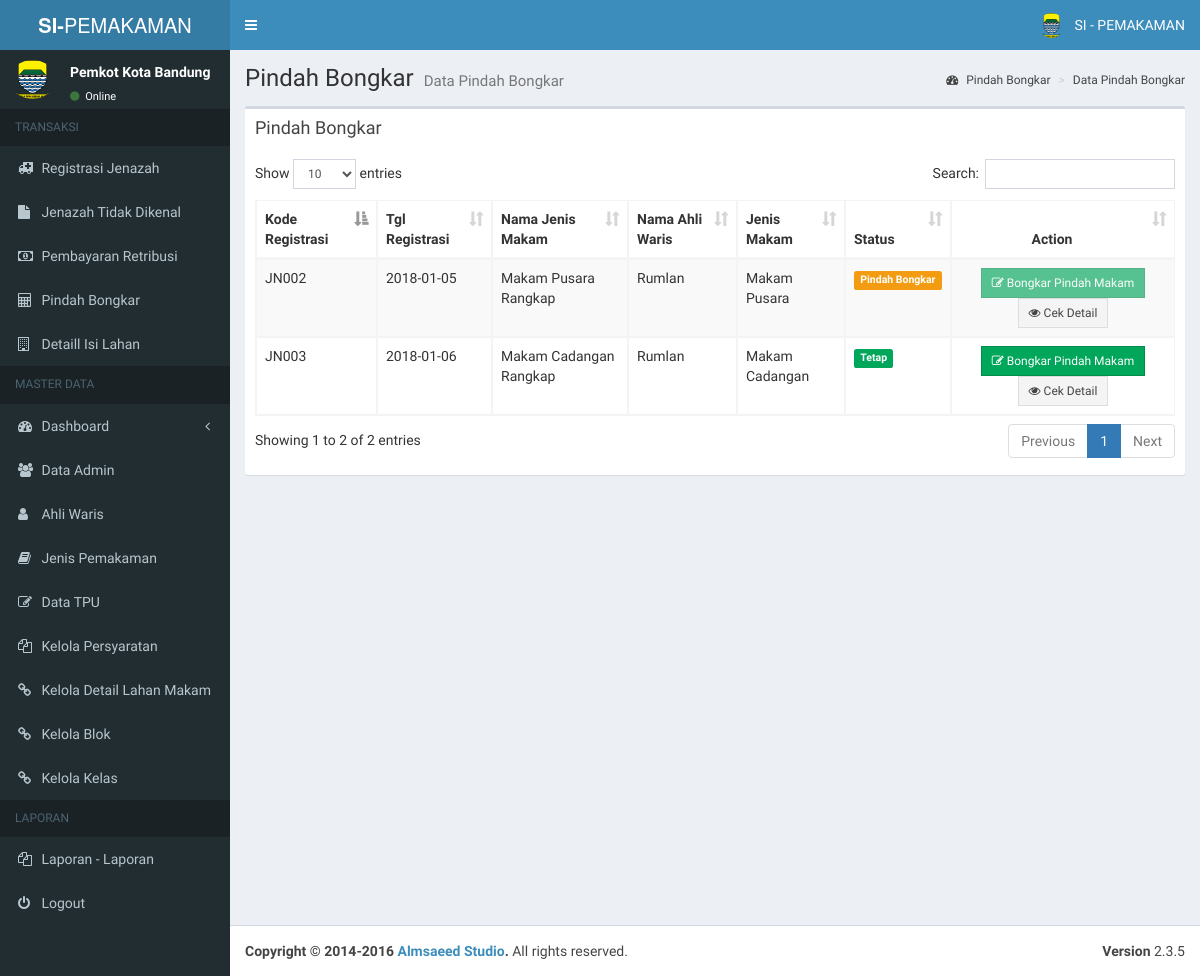
Before: /pages/admin/kelola_bongkar.php (signed in) with the older database file.
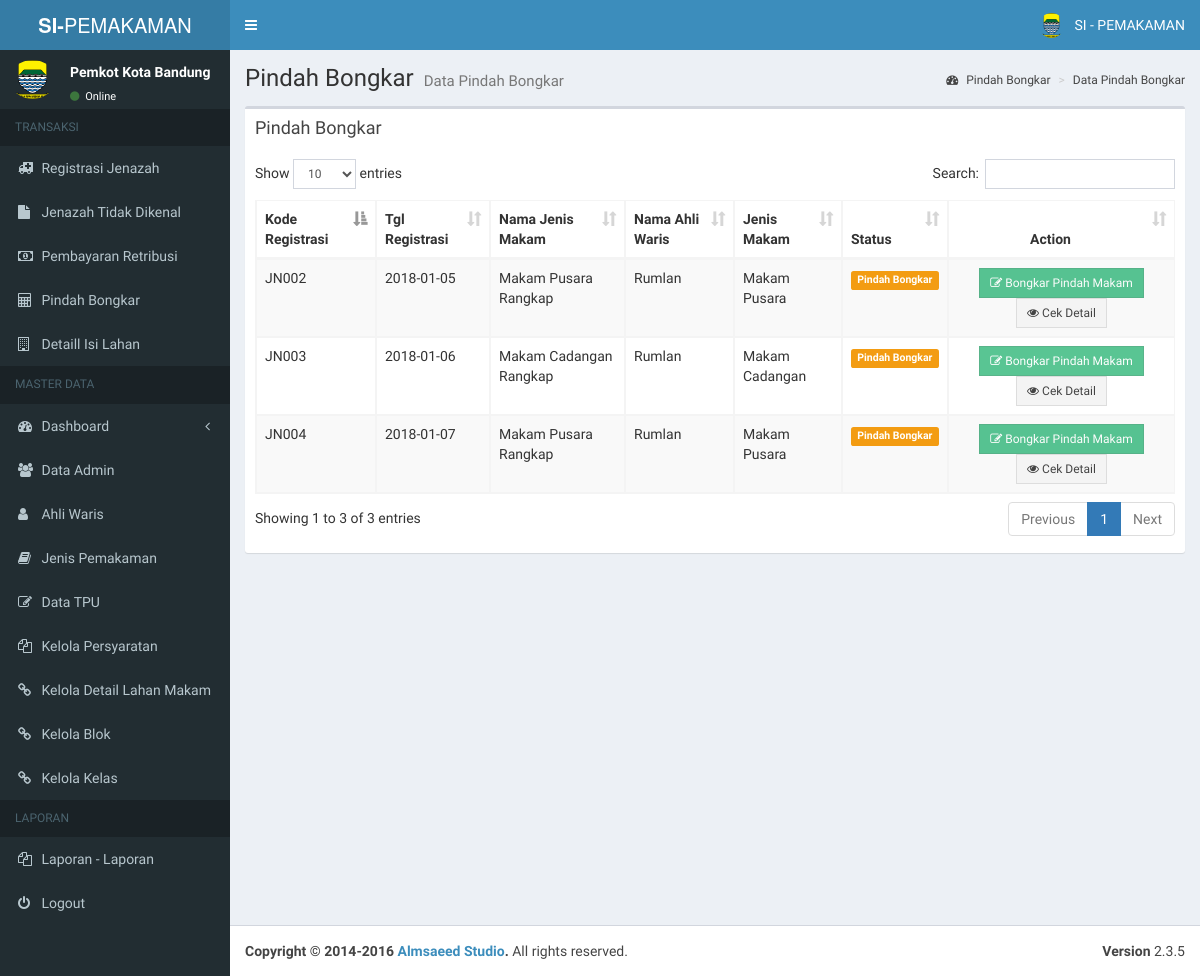
After: the same page with the newer database file.
### tables this page shows
CREATE TABLE IF NOT EXISTS `jenazah` (
  `id_jenazah` varchar(20) NOT NULL,
  `tgl_registrasi` date DEFAULT NULL,
  `id_jenis_makam` varchar(255) DEFAULT NULL,
  `id_ahli_waris` varchar(20) DEFAULT NULL,
  `nama_jenazah` varchar(45) DEFAULT NULL,
  `bin_binti` varchar(45) DEFAULT NULL,
  `jk_jenazah` varchar(20) DEFAULT NULL,
  `tempat_lahir` varchar(40) DEFAULT NULL,
  `tgl_lahir` date DEFAULT NULL,
  `tgl_meninggal` date DEFAULT NULL,
  `tgl_pemakaman` date DEFAULT NULL,
  `alamat_jenazah` text,
  `id_provinsi` varchar(10) DEFAULT NULL,
  `id_kota` varchar(10) DEFAULT NULL,
  `id_kecamatan` varchar(20) DEFAULT NULL,
  `status` int(11) DEFAULT NULL,
  `status_bayar` int(11) DEFAULT NULL
);

CREATE TABLE IF NOT EXISTS `jenis_makam` (
  `id_jenis_makam` varchar(10) NOT NULL,
  `nama_jenis_makam` varchar(30) NOT NULL,
  `harga` int(11) DEFAULT NULL
);

CREATE TABLE IF NOT EXISTS `ahli_waris` (
  `id_ahli_waris` varchar(20) NOT NULL,
  `nama_pewaris` varchar(35) NOT NULL,
  `umur_pewaris` varchar(10) NOT NULL,
  `perkerjaan_pewaris` varchar(50) NOT NULL,
  `alamat_pewaris` text NOT NULL,
  `id_provinsi` varchar(10) NOT NULL,
  `id_kota` varchar(10) NOT NULL,
  `id_kecamatan` varchar(10) NOT NULL,
  `no_hp_pewaris` varchar(20) NOT NULL
);

### pages/admin/kelola_bongkar.php (the view, shortened to what this page needs)
<?php include('header.php'); ?>
<?php include('nav.php'); ?>
<div class="content-wrapper">
  <section class="content-header">
    <h1>
      Pindah Bongkar
      <small>Data  Pindah Bongkar</small>
    </h1>
    <ol class="breadcrumb">
      <li><a href="#"><i class="fa fa-dashboard"></i>  Pindah Bongkar</a></li>
      <li><a href="#">Data  Pindah Bongkar</a></li>
    </ol>
  </section>
  <section class="content">
    <div class="row">
      <div class="col-xs-12">
        <div class="box">
          <div class="box-header">
            <h3 class="box-title"> Pindah Bongkar</h3>
            <div class="box-header pull-right">
            </div>
          </div>
          <div class="box-body">
            <div class="table-responsive">
              <table id="example1" class="table table-bordered table-striped">
                <thead>
                  <tr>
                    <th>Kode Registrasi</th>
                    <th>Tgl Registrasi</th>
                    <th>Nama Jenis Makam</th>
                    <th>Nama Ahli Waris</th>
                    <th>Jenis Makam</th>
                    <th>Status</th>
                    <th style="text-align: center;">Action</th>
                  </tr>
                </thead>
                <tbody>
                  <?php
                  $dis_bongkar = '';
                  $dis_print = '';
                  $ket = '';
                  $no=1;
                  $sql = mysql_query("SELECT jenazah.*,
                    jenis_makam.id_jenis_makam,
                    jenis_makam.nama_jenis_makam,
                    ahli_waris.nama_pewaris,
                    isi_lahan.id_detail_makam,
                    detail_makam.id_detail_makam,
                    isi_lahan.status_isi_lahan,
                    detail_makam.id_tpu
                    FROM jenazah
                    INNER JOIN  jenis_makam ON jenis_makam.id_jenis_makam = jenazah.id_jenis_makam
                    INNER JOIN ahli_waris ON ahli_waris.id_ahli_waris = jenazah.id_ahli_waris
                    INNER JOIN isi_lahan ON isi_lahan.id_jenazah = jenazah.id_jenazah
                    INNER JOIN detail_makam ON isi_lahan.id_detail_makam = detail_makam.id_detail_makam
                    INNER JOIN tpu ON detail_makam.id_tpu  = tpu.id_tpu
                    WHERE status > 1")or die(mysql_error());
                  while($row = mysql_fetch_array($sql)){
                    if($row['status']==2){
                      $dis_bongkar = '';
                      $ket = '<span class="label label-success">Tetap</span>';
                    }
                    if($row['status']==7){
                      $dis_bongkar = 'disabled';
                      $ket = '<span class="label label-warning">Pindah Bongkar</span>';
                    }
                    ?>
                    <tr>
                      <form method="POST" action="">
                        <td><?php echo $row['id_jenazah']; ?></td>
                        <td><?php echo $row['tgl_registrasi'] ?></td>
                        <td><?php echo $row['nama_jenis_makam'] ?> Rangkap</td>
                        <td><?php echo $row['nama_pewaris'] ?></td>
                        <td><?php echo $row['nama_jenis_makam'] ?></td>
                        <td><?php echo $ket; ?></td>
                        <td align="center">
                         <button type="submit" name="bongkar" <?php echo $dis_bongkar; ?> class="btn btn-success btn-flat btn-sm">
                          <i class="fa fa-edit"></i> Bongkar Pindah Makam</button>
                          <a href="cek_detail_jenazah.php?id_jenazah=<?php echo $row['id_jenazah']; ?>">
                            <button type="button" <?php echo $dis_print ?> class="btn btn-default btn-flat btn-sm">
                              <i class="fa fa-eye"></i> Cek Detail</button></a>
                            </td>
                          </form>
                        </tr>
                        <?php $no++; } ?>
                      </tbody>
                    </table>
                  </div>
                </div>
              </div>
            </div>
          </div>
        </section>
      </div>
         <?php include('footer.php'); ?>

Changed rows visible on the page:
changed jenazah "JN003": status "Tetap" → "Pindah Bongkar"
added jenazah: id_jenazah "JN004", tgl_registrasi "2018-01-07", id_jenis_makam.nama_jenis_makam "Makam Pusara", id_ahli_waris.nama_pewaris "Rumlan", status "Pindah Bongkar"
Other visible differences:
text written by a page script: "Show entries Search: Showing 1 to 2 of 2 entries Previous 1 Next" → "Show entries Search: Showing 1 to 3 of 3 entries Previous 1 Next"
